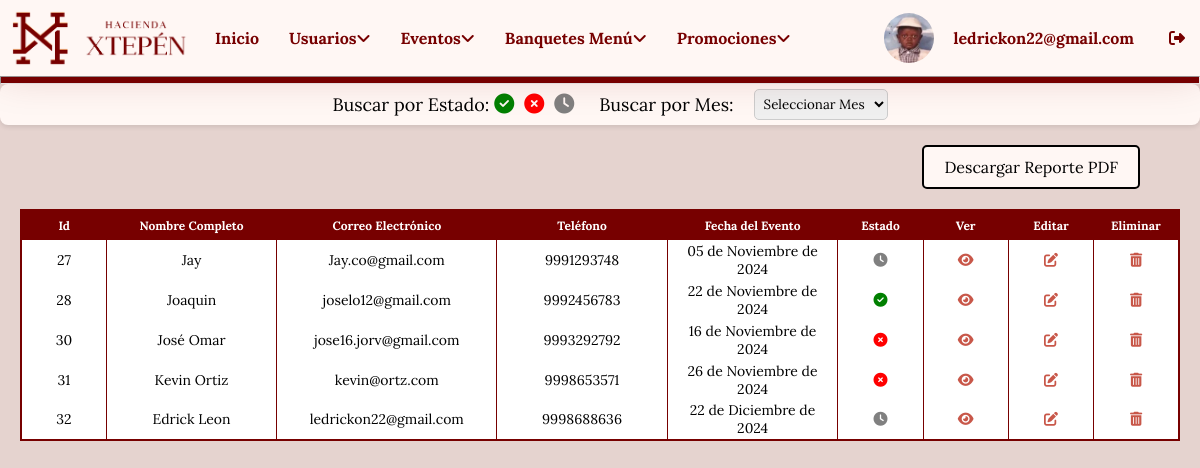
/login/dashboard_eventos.php (signed in), run on an earlier commit of the app's database.
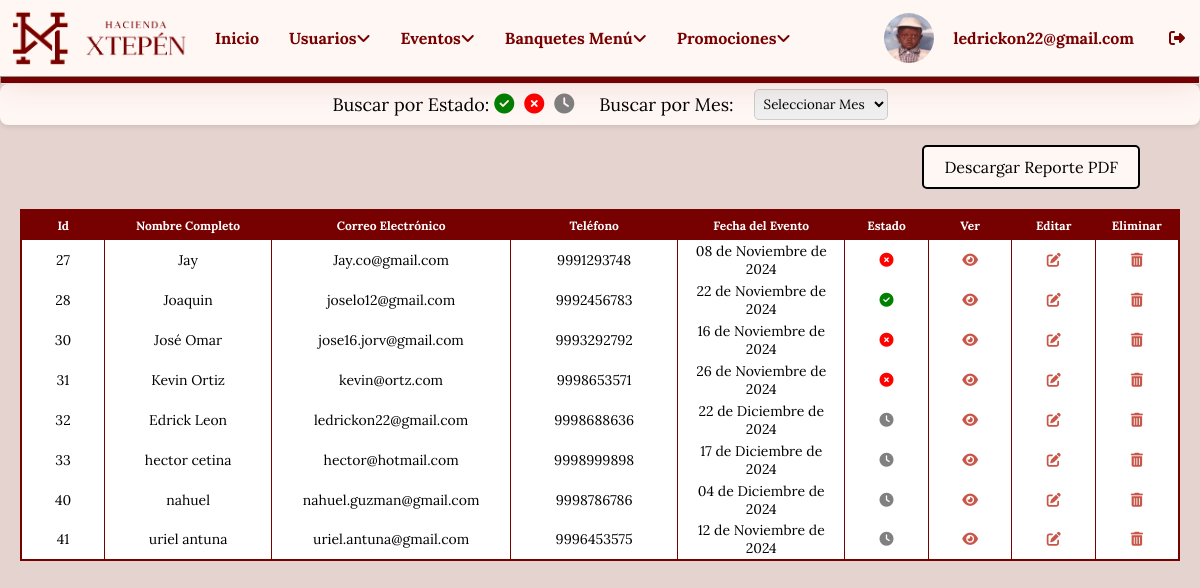
And on a later commit of the database.
### tables this page shows
CREATE TABLE `reservas_eventos` (
  `id` int(11) NOT NULL,
  `nombre` varchar(100) NOT NULL,
  `email` varchar(100) NOT NULL,
  `telefono` varchar(15) NOT NULL,
  `evento` varchar(50) NOT NULL,
  `fecha` date NOT NULL,
  `invitados` int(11) NOT NULL,
  `mensaje` text DEFAULT NULL,
  `fecha_reserva` timestamp NOT NULL DEFAULT current_timestamp(),
  `menu_banquete` int(11) DEFAULT NULL,
  `estado` varchar(10) DEFAULT 'pendiente'
);

### login/dashboard_eventos.php (the view, shortened to what this page needs)
<?php
$estado_busqueda = isset($_POST['estado_busqueda']) ? $_POST['estado_busqueda'] : '';
$mes_busqueda = isset($_POST['mes_busqueda']) ? $_POST['mes_busqueda'] : '';
function convertir_mes_espanol($fecha) {
    $meses = [
        '01' => 'Enero', '02' => 'Febrero', '03' => 'Marzo',
        '04' => 'Abril', '05' => 'Mayo', '06' => 'Junio',
        '07' => 'Julio', '08' => 'Agosto', '09' => 'Septiembre',
        '10' => 'Octubre', '11' => 'Noviembre', '12' => 'Diciembre'
    ];
    $date = new DateTime($fecha);
    $dia = $date->format('d');
    $mes = $meses[$date->format('m')];
    $anio = $date->format('Y');
    return "$dia de $mes de $anio";
}
?>
<!DOCTYPE html>
<html lang="es">
<head>
    <link rel="stylesheet" href="styles/stylersvboard.css">
</head>
<body>
    <?php include "menu.php"; ?>
    <hr>
    <div class="information">
        <form method="POST">
            <div class="search-bar">
                <span>Buscar por Estado:</span>
                <i class="fas fa-check-circle icon realizada" title="Realizada" onclick="buscarEstado('realizada')"></i>
                <i class="fas fa-times-circle icon cancelada" title="Cancelada" onclick="buscarEstado('cancelada')"></i>
                <i class="fas fa-clock icon pendiente" title="Pendiente" onclick="buscarEstado('pendiente')"></i>
                <span>Buscar por Mes:</span>
                <select name="mes_busqueda" class="mes-select" onchange="this.form.submit()">
                    <option value="">Seleccionar Mes</option>
                </select>
            </div>
        </form>
        <div class="reporte">
            <?php if (empty($estado_busqueda) && empty($mes_busqueda)): ?>
            <a href="descargar_reporte.php" target="_blank"><button class="btn">Descargar Reporte PDF</button></a>
            <?php endif; ?>
         </div>
        <div class="tabla">
            <table>
                <tr>
                    <th>Id</th>
                    <th>Nombre Completo</th>
                    <th>Correo Electrónico</th>
                    <th>Teléfono</th>
                    <th>Fecha del Evento</th>
                    <th>Estado</th>
                    <th>Ver</th>
                    <th>Editar</th>
                    <th>Eliminar</th>
                </tr>
                <?php
                $todas_reservas = "SELECT * FROM reservas_eventos WHERE 1=1";
                $todas_reservas .= " ORDER BY id ASC";
                $resultado = mysqli_query($conectar, $todas_reservas);
                if (mysqli_num_rows($resultado) > 0) {
                    while ($fila = mysqli_fetch_assoc($resultado)) {
                        $fecha = convertir_mes_espanol($fila["fecha"]);
                        $icono_estado = '';
                        if ($fila['estado'] == 'realizada') {
                            $icono_estado = '<i class="fas fa-check-circle realizada" style="color: green;"></i>';
                        } elseif ($fila['estado'] == 'cancelada') {
                            $icono_estado = '<i class="fas fa-times-circle cancelada" style="color: red;"></i>';
                        } else {
                            $icono_estado = '<i class="fas fa-clock pendiente" style="color: gray;"></i>';
                        }
                ?>
                        <tr>
                            <td style="width: 10px;"><?php echo $fila["id"]; ?></td>
                            <td><?php echo $fila["nombre"]; ?></td>
                            <td><?php echo $fila["email"]; ?></td>
                            <td><?php echo $fila["telefono"]; ?></td>
                            <td><?php echo $fecha; ?></td>
                            <td style="text-align: center; width: 10px;"><?php echo $icono_estado; ?></td>
                            <td style="width: 50px;"><a href="ver_evento.php?id=<?php echo $fila['id']; ?>"><i class="basurita fa-solid fa-eye"></i></a></td>
                            <td style="width: 50px;"><a href="editar_evento.php?id=<?php echo $fila['id']; ?>"><i class="basurita fa-solid fa-pen-to-square"></i></a></td>
                            <td style="width: 50px;">
                                <a href="#" onClick="validar('eliminar_evento.php?id=<?php echo $fila['id']; ?>')"><i class="basurita fa-solid fa-trash-can"></i></a>
                            </td>
                        </tr>
                <?php
                    }
                } else {
                    echo "<tr><td colspan='9' style='text-align: center; padding: 20px;'>No se encontraron reservas para el estado o mes especificado.</td></tr>";
                }
                ?>
            </table>
        </div>
    </div>
</body>
</html>

What changed in the data, as far as the page shows it:
changed reservas_eventos "Jay": fecha "05 de Noviembre de 2024" → "08 de Noviembre de 2024"; estado "pendiente" → "cancelada" (drawn)
added reservas_eventos: id "33", nombre "hector cetina", email "hector@hotmail.com", telefono "9998999898", fecha "17 de Diciembre de 2024", estado "pendiente" (drawn)
added reservas_eventos: id "40", nombre "nahuel", email "nahuel.guzman@gmail.com", telefono "9998786786", fecha "04 de Diciembre de 2024", estado "pendiente" (drawn)
added reservas_eventos: id "41", nombre "uriel antuna", email "uriel.antuna@gmail.com", telefono "9996453575", fecha "12 de Noviembre de 2024", estado "pendiente" (drawn)
